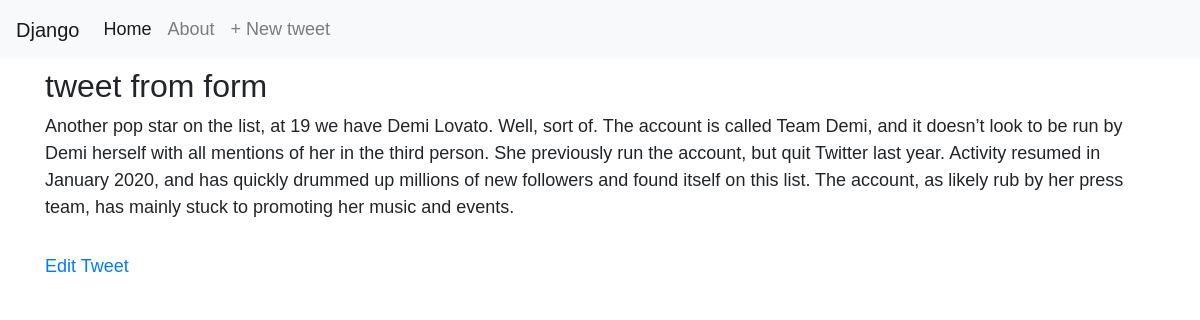
Screenshot of /tweet/7/ with the database file from the repository.
### behindrole/models.py (models this page shows, shortened)
class Tweet (models.Model):
    tweetTitle = models.CharField(max_length=150)
    body = models.TextField()

### behindrole/views.py (the view)
class TweetPageView(DetailView):
    model = Tweet
    template_name = 'tweet.html'
    context_object_name = 'tweet_obj'

### templates/tweet.html
{% extends 'base.html' %} {% block content %}
<div class="post-entry">
  <h2>{{ tweet_obj.tweetTitle}}</h2>
  <p>{{tweet_obj.body}}</p>
</div>
<a href="{% url 'tweet_edit' tweet.pk %}">Edit Tweet</a>
{% endblock content %}

### static/css/baseStyles.css (style rules this page uses)
body { font-family: "Source Sans Pro", sans-serif; font-size: 18px; }
.post-entry { margin-bottom: 2rem; }
.post-entry h2 { margin: 0.5rem 0; }
.post-entry p { margin: 0; font-weight: 400; }
h2 { margin-top: 20px; }

### rows the page displays
Tweet: tweetTitle "tweet from form", body "Another pop star on the list, at 19 we have Demi Lovato. Well, sort of. The account is called Team Demi, and it doesn’t look to be run by Demi herself with all mentions of her in the third person. She previously run the account, but quit Twitter last year. Activity resumed in January 2020, and has quickly drummed up millions of new followers and found itself on this list. The account, as likely rub by her press team, has mainly stuck to promoting her music and events."
